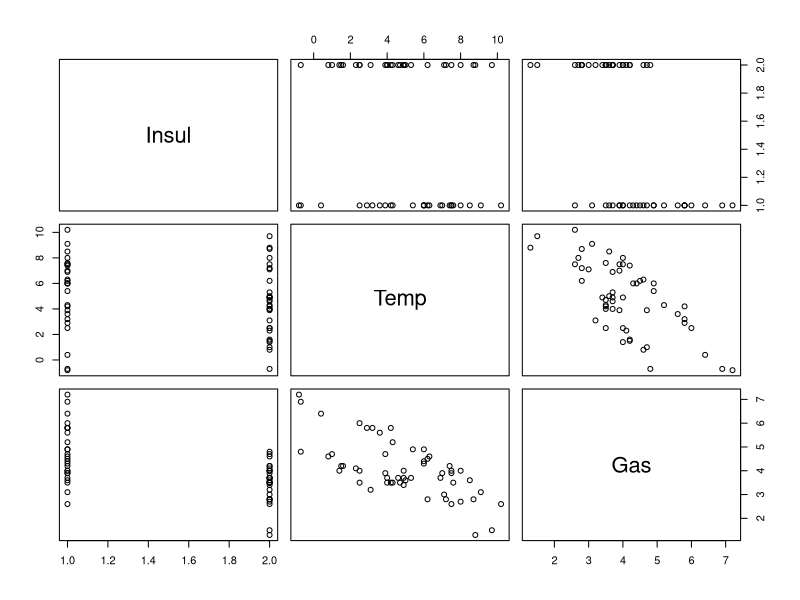
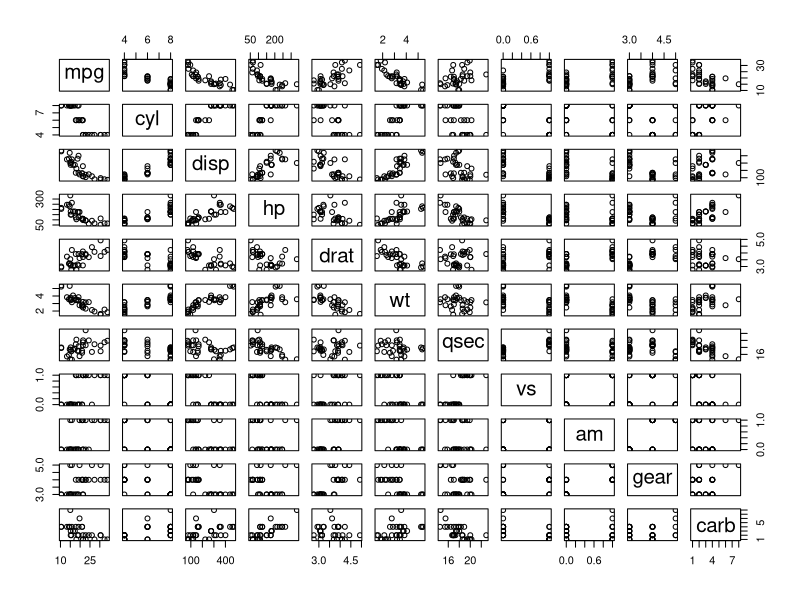

Here is the R script that generated these plots, in order:
library(MASS)
library(dplyr)

# Arguably, the most straightforward visualization in R is produced with the plot() function;
# this creates a simple array of visualization,
# to illustrate the relationship between each variable in a dataset

# Consider the whiteside dataset form the MASS library,
# a record of gas consumption, temperature, and whether cavity-wall insulation was installed at the time.
glimpse(whiteside)
plot(whiteside)
# The caveat to this function is that in datasets with more columns, the plot becomes harder to read.
plot(mtcars)
